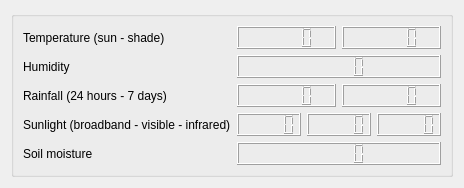
              <widget class="QWidget" name="tab_17">
               <attribute name="title">
                <string>Current weather data</string>
               </attribute>
               <layout class="QHBoxLayout" name="horizontalLayout_53">
                <item>
                 <widget class="QGroupBox" name="groupBox_30">
                  <property name="title">
                   <string/>
                  </property>
                  <layout class="QHBoxLayout" name="horizontalLayout_50">
                   <item>
                    <layout class="QGridLayout" name="gridLayout_31">
                     <item row="1" column="0">
                      <widget class="QLabel" name="label_69">
                       <property name="text">
                        <string>Humidity</string>
                       </property>
                      </widget>
                     </item>
                     <item row="0" column="0">
                      <widget class="QLabel" name="label_70">
                       <property name="text">
                        <string>Temperature (sun - shade)</string>
                       </property>
                      </widget>
                     </item>
                     <item row="1" column="1">
                      <widget class="QLCDNumber" name="lcdNumber_25"/>
                     </item>
                     <item row="3" column="0">
                      <widget class="QLabel" name="label_71">
                       <property name="text">
                        <string>Sunlight (broadband - visible - infrared)</string>
                       </property>
                      </widget>
                     </item>
                     <item row="4" column="1">
                      <widget class="QLCDNumber" name="lcdNumber_26"/>
                     </item>
                     <item row="4" column="0">
                      <widget class="QLabel" name="label_72">
                       <property name="text">
                        <string>Soil moisture</string>
                       </property>
                      </widget>
                     </item>
                     <item row="2" column="0">
                      <widget class="QLabel" name="label_73">
                       <property name="text">
                        <string>Rainfall (24 hours - 7 days)</string>
                       </property>
                      </widget>
                     </item>
                     <item row="2" column="1">
                      <layout class="QHBoxLayout" name="horizontalLayout_51">
                       <item>
                        <widget class="QLCDNumber" name="lcdNumber_28"/>
                       </item>
                       <item>
                        <widget class="QLCDNumber" name="lcdNumber_29"/>
                       </item>
                      </layout>
                     </item>
                     <item row="0" column="1">
                      <layout class="QHBoxLayout" name="horizontalLayout_52">
                       <item>
                        <widget class="QLCDNumber" name="lcdNumber_30"/>
                       </item>
                       <item>
                        <widget class="QLCDNumber" name="lcdNumber_31"/>
                       </item>
                      </layout>
                     </item>
                     <item row="3" column="1">
                      <layout class="QHBoxLayout" name="horizontalLayout_60">
                       <item>
                        <widget class="QLCDNumber" name="lcdNumber_6"/>
                       </item>
                       <item>
                        <widget class="QLCDNumber" name="lcdNumber_5"/>
                       </item>
                       <item>
                        <widget class="QLCDNumber" name="lcdNumber_4"/>
                       </item>
                      </layout>
                     </item>
                    </layout>
                   </item>
                  </layout>
                 </widget>
                </item>
               </layout>
              </widget>
